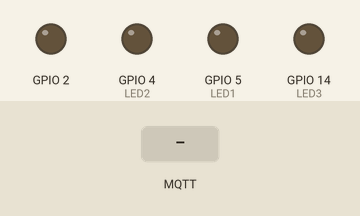
The sketch below on a simulated ESP8266 (NodeMCU). Shown: output pins drawn as LEDs (lit = HIGH). The test bench sets the inputs (shaded band). WiFi joins after 1.5 s; servers stay silent unless stated; no MQTT or app messages arrive unless stated; what the sketch prints to the serial monitor is not drawn.

Above: at 2.7 s.
2.8 s: MQTT message "hsb/room1" arrives on the first subscribed topic
At 3.2 s:
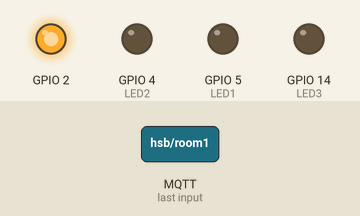
4.3 s: MQTT message "hsb/room1" arrives on the second subscribed topic
At 5.5 s:
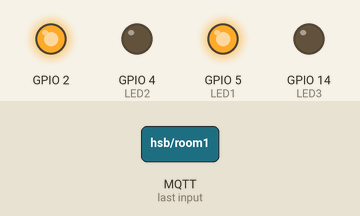
5.8 s: MQTT message "1" arrives on the first subscribed topic
At 6.7 s:
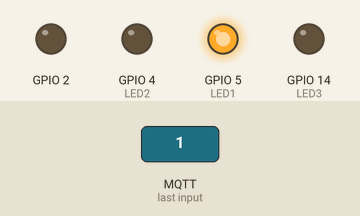
7.3 s: MQTT message "node1BuiltInLED" arrives on the third subscribed topic
At 7.8 s:
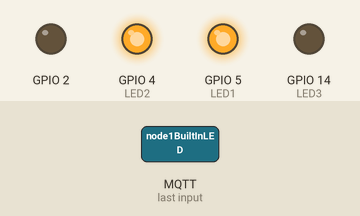
8.8 s: MQTT message "node1BuiltInLED" arrives on the first subscribed topic
At 10.0 s:
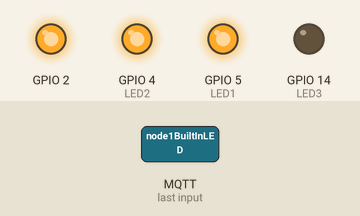
10.3 s: MQTT message "0" arrives on the second subscribed topic
At 11.3 s:
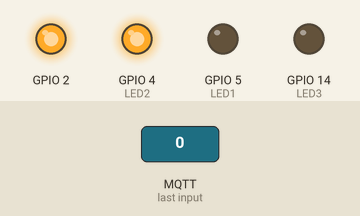
Timing chart, 0 to 12.8 s (numbered marks = the images above; inputs shaded):
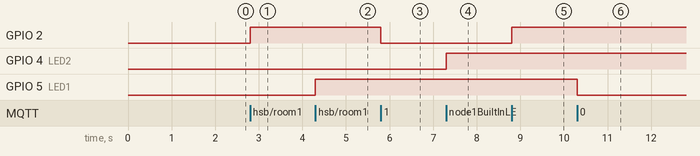

Measured:
- after the input at 2.8 s, GPIO 2: LOW → HIGH at once
- after the input at 4.3 s, GPIO 5 (LED1): LOW → HIGH at once
- after the input at 5.8 s, GPIO 2: HIGH → LOW at once
- after the input at 7.3 s, GPIO 4 (LED2): LOW → HIGH at once
- after the input at 8.8 s, GPIO 2: LOW → HIGH at once
- after the input at 10.3 s, GPIO 5 (LED1): HIGH → LOW at once

The sketch:

mqttLED.ino
```cpp
/*
 nodemcu D1번,D2,D5 핀으로 LED 제어
*/

#include <ESP8266WiFi.h> // nodemcu 내부의 esp8266모듈을 사용
#include <PubSubClient.h> // MQTT 라이브러리
#define LED1 5 // GPIO D1 핀
#define LED2 4 // GPIO D2 핀
#define LED3 14 // GPIO D5 핀
// Update these with values suitable for your network.

// 접속할 ssid와 비밀번호 설정 / 접속할 mqttsever ip 설정
const char* ssid = "306";
const char* password = "14239823";
const char* mqtt_server = "192.168.0.28"; //raspberry pi4 server 1 IP

WiFiClient wifiClient;
PubSubClient client(wifiClient);

unsigned long lastMsg = 0;
#define MSG_BUFFER_SIZE  (50)
char msg[MSG_BUFFER_SIZE];
int value = 0;

void setup_wifi() {

  delay(10);
  // We start by connecting to a WiFi network
  Serial.println();
  Serial.print("Connecting to ");
  Serial.println(ssid);

  IPAddress ip (192, 168, 0 ,111);
  IPAddress gateway(192, 168, 0 ,1);
  IPAddress subnet(255,255,255,0);
  WiFi.config(ip, gateway, subnet);

  WiFi.mode(WIFI_STA);
  WiFi.begin(ssid, password);

  while (WiFi.status() != WL_CONNECTED) {
    delay(500);
    Serial.print(".");
  }

  randomSeed(micros());

  Serial.println("");
  Serial.println("WiFi connected");
  Serial.println("IP address: ");
  Serial.println(WiFi.localIP());
}


void callback(char* topic, byte* payload, unsigned int length) {  //수신부
  Serial.print("Message arrived [");
  Serial.print(topic);
  Serial.print("] ");
  for (int i = 0; i < length; i++) {
    Serial.print((char)payload[i]);
  }
  Serial.println();
  String topic2 = topic;

  if(topic2 == "hsb/room1"){//hsb집의 1번방의 조명
    if((char)payload[0] == '0'){ // payload를 통해 0의 값을 받으면
      digitalWrite(LED1, LOW); // LED1은 꺼진다.
    }
    else { //0 이외에 다른 값이 들어오면
      digitalWrite(LED1, HIGH); //LED1을 켠다.
    }
  }
    else if(topic2 == "hsb/room2") { // hsb집의 room2 라는 토픽이 들어온다면
      if((char)payload[0] == '0') {  // 토픽의 payload를 통해 0의 값이 들어온다면
        digitalWrite(LED2, LOW);   // LED2를 끈다.
      }
      else{ //0이외의 값을 수신한다면,
        digitalWrite(LED2, HIGH); // LED2를 켠다.
      }
    }

    else if(topic2 == "hsb/room3") {
       if((char)payload[0] == '0') {  // 토픽의 payload를 통해 0의 값이 들어온다면
         digitalWrite(LED3, LOW);   // LED3을 끈다.
       }
       else{ //0이외의 값을 수신한다면,
         digitalWrite(LED3, HIGH); // LED3을 켠다.
       }
     }
     else if(topic2 == "node1BuiltInLED"){  // nodemcu 내장 LED
        if((char)payload[0] == '1') {
          digitalWrite(BUILTIN_LED, LOW);
        }
        else {
          digitalWrite(BUILTIN_LED, HIGH);
        }
     }
     else if(topic2 == "hsb/roomall"){
      if((char)payload[0] == '0'){
        digitalWrite(LED1, LOW);
        digitalWrite(LED2, LOW);
        digitalWrite(LED3, LOW);
        client.publish("hsb/room1", "0"); //room all 사용시 room1,2,3 의 상태가 같이 변화하도록 pub추가
        client.publish("hsb/room2", "0"); //즉, 버튼 3개의 상태를 pub한다.
        client.publish("hsb/room3", "0");
      }
      else {
        digitalWrite(LED1, HIGH);
        digitalWrite(LED2, HIGH);
        digitalWrite(LED3, HIGH);
        client.publish("hsb/room1", "1"); //room all 사용시 room1,2,3 의 상태가 같이 변화하도록 pub추가
        client.publish("hsb/room2", "1"); //즉, 버튼 3개의 상태를 pub한다.
        client.publish("hsb/room3", "1"); // 버튼이 켜졌다라는 1의 상태를 pub 한다.
      }
     }                                    // mqtt dashboard어플의 특성, sub에 토픽을 부여하고 pub에 토픽을 부여하지
     }                                    // 않으면, sub, pub 둘다 같은 토픽을 발행, 구독 한다.

void reconnect() {
  // Loop until we're reconnected
  while (!client.connected()) {
    Serial.print("Attempting MQTT connection...");
    // Create a random client ID
    String clientId = "hsbmcu1";
    clientId += String("nodemcu1");
    // Attempt to connect
    if (client.connect(clientId.c_str())) {
      Serial.println("connected");

      client.subscribe("node1BuiltInLED");  // nodemcu1 BUILTIN_LED 구독
      client.subscribe("hsb/room1");
      client.subscribe("hsb/room2");
      client.subscribe("hsb/room3");
      client.subscribe("hsb/roomall");
    } else {
      Serial.print("failed, rc=");
      Serial.print(client.state());
      Serial.println(" try again in 5 seconds");
      // Wait 5 seconds before retrying
      delay(5000);
    }
  }
}

void setup() {
  pinMode(LED1, OUTPUT);
  pinMode(LED2, OUTPUT);
  pinMode(LED3, OUTPUT);
  pinMode(BUILTIN_LED, OUTPUT);     // Initialize the BUILTIN_LED pin as an output
  Serial.begin(115200);
  setup_wifi();
  client.setServer(mqtt_server, 1883);
  client.setCallback(callback);
}

void loop() {

  if (!client.connected()) {  //항상 연결 상태 유지
    reconnect();
  }
  client.loop();

  unsigned long now = millis();  //딜레이 사용 금지 millis 사용 딜레이 사용시 서버 끊김
  if (now - lastMsg > 1000) {
    lastMsg = now;
    ++value;
    snprintf (msg, MSG_BUFFER_SIZE, "nodemcu1 연결 #%ld초 경과", value);
    Serial.print("Publish message: ");
    Serial.println(msg);
    client.publish("hsb1/node1connection", msg); //발행 부분 어플리케이션에서는 outhsb를 구독을 해야함

  }
}
```
